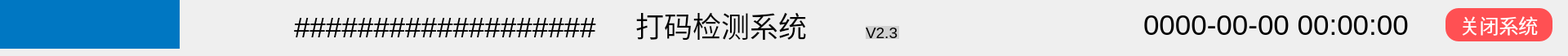
      <widget class="QWidget" name="widget" native="true">
       <property name="sizePolicy">
        <sizepolicy hsizetype="Maximum" vsizetype="Maximum">
         <horstretch>0</horstretch>
         <verstretch>0</verstretch>
        </sizepolicy>
       </property>
       <property name="minimumSize">
        <size>
         <width>1920</width>
         <height>60</height>
        </size>
       </property>
       <property name="sizeIncrement">
        <size>
         <width>1920</width>
         <height>60</height>
        </size>
       </property>
       <property name="baseSize">
        <size>
         <width>1920</width>
         <height>60</height>
        </size>
       </property>
       <property name="font">
        <font>
         <pointsize>26</pointsize>
        </font>
       </property>
       <property name="styleSheet">
        <string notr="true">#widget{background-color:#42a5f5 }</string>
       </property>
       <widget class="QLabel" name="pic">
        <property name="geometry">
         <rect>
          <x>260</x>
          <y>0</y>
          <width>60</width>
          <height>60</height>
         </rect>
        </property>
        <property name="text">
         <string/>
        </property>
        <property name="pixmap">
         <pixmap>data/shark.ico</pixmap>
        </property>
        <property name="scaledContents">
         <bool>true</bool>
        </property>
       </widget>
       <widget class="QLabel" name="label_4">
        <property name="geometry">
         <rect>
          <x>360</x>
          <y>10</y>
          <width>931</width>
          <height>41</height>
         </rect>
        </property>
        <property name="font">
         <font>
          <pointsize>26</pointsize>
          <bold>false</bold>
          <kerning>true</kerning>
         </font>
        </property>
        <property name="styleSheet">
         <string notr="true"/>
        </property>
        <property name="text">
         <string>###################     打码检测系统</string>
        </property>
       </widget>
       <widget class="QLabel" name="label">
        <property name="geometry">
         <rect>
          <x>0</x>
          <y>0</y>
          <width>220</width>
          <height>60</height>
         </rect>
        </property>
        <property name="styleSheet">
         <string notr="true">#label{background-color:#0077c2}</string>
        </property>
        <property name="text">
         <string/>
        </property>
       </widget>
       <widget class="QPushButton" name="pc_close">
        <property name="enabled">
         <bool>true</bool>
        </property>
        <property name="geometry">
         <rect>
          <x>1770</x>
          <y>10</y>
          <width>131</width>
          <height>41</height>
         </rect>
        </property>
        <property name="acceptDrops">
         <bool>false</bool>
        </property>
        <property name="autoFillBackground">
         <bool>false</bool>
        </property>
        <property name="styleSheet">
         <string notr="true">/*按钮普通态*/
QPushButton
{
    /*字体为微软雅黑*/
    font-family:Microsoft Yahei;
    /*字体大小为20点*/
    font-size:18pt;
    /*字体颜色为白色*/    
    color:white;
    /*背景颜色*/  
    background-color:rgb(255, 80, 83);
    /*边框圆角半径为22像素*/ 
    border-radius:16px;
}

/*按钮停留态*/
QPushButton:hover
{
    /*背景颜色*/  
    background-color:rgb(254, 0, 0);
}

/*按钮按下态*/
QPushButton:pressed
{
    /*背景颜色*/  
    background-color:rgb(254, 0, 0);
    /*左内边距为3像素，让按下时字向右移动3像素*/  
    padding-left:3px;
    /*上内边距为3像素，让按下时字向下移动3像素*/  
    padding-top:3px;
}</string>
        </property>
        <property name="text">
         <string>关闭系统</string>
        </property>
       </widget>
       <widget class="QLabel" name="label_time">
        <property name="geometry">
         <rect>
          <x>1400</x>
          <y>10</y>
          <width>351</width>
          <height>41</height>
         </rect>
        </property>
        <property name="font">
         <font>
          <pointsize>26</pointsize>
          <bold>false</bold>
         </font>
        </property>
        <property name="text">
         <string>0000-00-00 00:00:00</string>
        </property>
       </widget>
       <widget class="QLabel" name="label_2">
        <property name="geometry">
         <rect>
          <x>1060</x>
          <y>32</y>
          <width>41</width>
          <height>16</height>
         </rect>
        </property>
        <property name="font">
         <font>
          <pointsize>14</pointsize>
         </font>
        </property>
        <property name="styleSheet">
         <string notr="true">background-color: rgb(208, 208, 208)</string>
        </property>
        <property name="text">
         <string>V2.3</string>
        </property>
       </widget>
       <zorder>label_4</zorder>
       <zorder>label</zorder>
       <zorder>pic</zorder>
       <zorder>pc_close</zorder>
       <zorder>label_time</zorder>
       <zorder>label_2</zorder>
      </widget>
